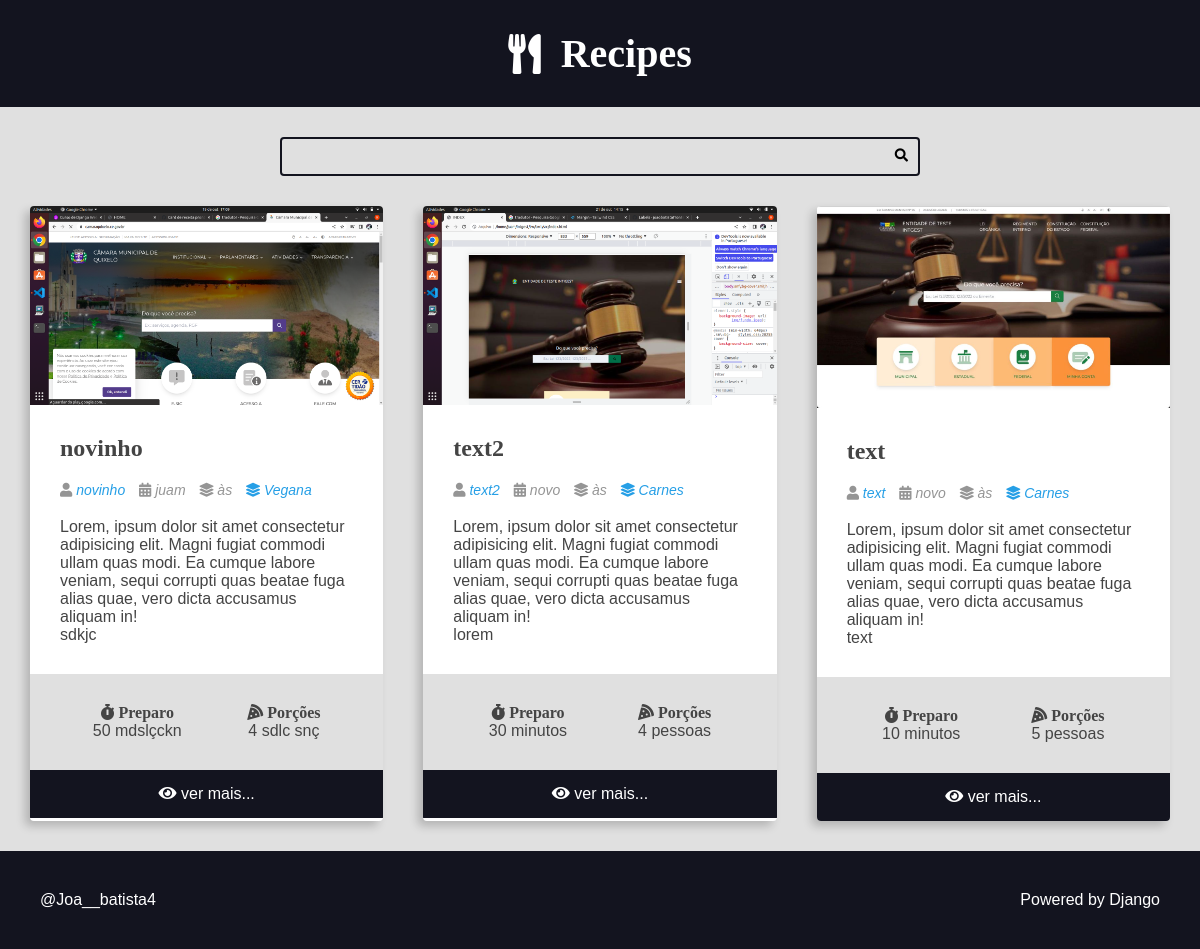
The page / on the database its author committed.
### recipes/models.py (models this page shows, shortened)
class Recipe(models.Model):
    title = models.CharField(max_length=65)
    description = models.CharField(max_length=165)
    slug = models.SlugField()
    preparation_time = models.IntegerField()
    preparation_time_unit = models.CharField(max_length=65)
    servings = models.IntegerField()
    servings_unit = models.CharField(max_length=65)
    preparation_steps = models.TextField()
    preparation_steps_is_html= models.BooleanField(default=False)
    create_at = models.DateTimeField(auto_now_add=True)
    update_at = models.DateTimeField(auto_now=True)
    is_published = models.BooleanField(default=False)
    cover = models.ImageField(upload_to='recipes/covers/%Y/%m/%d')
    category = models.ForeignKey(Category, on_delete=models.SET_NULL, null=True)
    author = models.ForeignKey( User, on_delete=models.SET_NULL, null=True)

class Category(models.Model):
    name = models.CharField(max_length=65)

### recipes/views.py (the view)
# urls.py: 2. Add a URL to urlpatterns:  path('', views.home, name='home')
def home(request):
    recipes = Recipe.objects.all().order_by('-id')
    return render (request,'recipes/pages/home.html', context={
            'recipes': recipes
    })

### recipes/templates/recipes/pages/home.html (shortened to what this page needs)
{% extends 'global/base.html' %}
{% block content %}
<div class="main-content main-content-list  container">
    {% for recipe in recipes %}
        {% include 'recipes/partials/recipe.html' %}
    {% endfor %}
</div>
{% endblock content %}

### base_templates/global/base.html (shortened to what this page needs)
{% include 'recipes/partials/head.html' %}
<!DOCTYPE html>
<html lang="pt-br">
<head>
</head>
<body>
    {% include 'recipes/partials/header.html' %}
    {% include 'recipes/partials/search.html'  %}
    <main class="main-content-container">
        {% block content %}
        {% endblock content %}
    </main>
   {% include 'recipes/partials/footer.html' %}
</body>
</body>
</html>

### recipes/templates/recipes/partials/head.html (shortened to what this page needs)
{% load static %}
    <link rel="stylesheet" href="https://cdnjs.cloudflare.com/ajax/libs/font-awesome/5.15.4/css/fontawesome.min.css"
 />
    <link rel="stylesheet" href="https://cdnjs.cloudflare.com/ajax/libs/font-awesome/5.15.4/css/brands.min.css"
 />
    <link rel="stylesheet" href="https://cdnjs.cloudflare.com/ajax/libs/font-awesome/5.15.4/css/solid.min.css"
 />
    <link rel="stylesheet" href="{% static 'recipes/css/styles.css' %}">

### recipes/templates/recipes/partials/header.html
<header class="main-header-container">
    <div class="main-header container">
        <h1>
            <a class="main-logo" href="{% url 'home' %}">
                <i class="fas fa-utensils main-logo-icon"></i>
                <span class="main-logo-text">Recipes</span>
            </a>
        </h1>
    </div>
</header>

### recipes/templates/recipes/partials/search.html
<div class="search-container">
    <div class="container">
        {% if is_detail_page is not True %}
            <form action="" class="search-form">
                <input type="search" class="search-input" name="search">
                <button type="submit" class="search-button"><i class="fas fa-search"></i></button>
            </form>
        {% endif %}
    </div>
</div>

### recipes/templates/recipes/partials/recipe.html (shortened to what this page needs)
<div class="recipe recipe-list-item">
    <div class="recipe-cover">
        <a href="{% url 'recipe' recipe.id %}">
            <img src="{{ recipe.cover.url }}" alt="Temporário">
        </a>
    </div>
    <div class="recipe-title-container">
        <h2 class="recipe-title">{{ recipe.title }}</h2>
    </div>
    <div class="recipe-author">
        <span class="recipe-author-item">
            <i class="fas fa-user"></i>
            <a href="{% url 'recipe' recipe.id  %}">
                {{recipe.title}}
            </a>
        </span>
        <span class="recipe-author-item">
            <i class="fas fa-calendar-alt"></i>
            {% if recipe.author.first_name%}
                {{ recipe.author.first_name  }} {{ recipe.author.last_name }}
            {% else%}
                {{ recipe.author.username }}
            {% endif %}
        </span>
        <span class="recipe-author-item">
                <i class="fas fa-layer-group"></i>
            <span>{{ recipe.created_at|date:"d/m/Y" }} às {{ recipe.created_at|date:"H:i" }}</span>
        </span>
        <span class="recipe-author-item">
            <a href="/recipes/category/cafe-da-manha/">
            <a href="{% url 'category' recipe.category.id %}">
                <i class="fas fa-layer-group"></i>
                <span>{{ recipe.category.name }}</span>
            </a>
        </span>
    </div>
    <div class="recipe-content">
        <p>Lorem, ipsum dolor sit amet consectetur adipisicing elit. Magni fugiat commodi ullam quas modi.
            Ea cumque labore veniam, sequi corrupti quas beatae fuga alias quae, vero dicta accusamus
            aliquam in!</p>
        <p>{{ recipe.description }}</p>
    </div>
    <div class="recipe-meta-container">
        <div class="recipe-meta recipe-preparation">
            <h3 class="recipe-meta-title"><i class="fas fa-stopwatch"></i> Preparo</h3>
            <div class="recipe-meta-text">
                {{ recipe.preparation_time }} {{ recipe.preparation_time_unit }}
            </div>
        </div>
        <div class="recipe-meta recipe-servings">
            <h3 class="recipe-meta-title"><i class="fas fa-pizza-slice"></i> Porções</h3>
            <div class="recipe-meta-text">
                {{ recipe.servings }} {{ recipe.servings_unit }}
            </div>
        </div>
    </div>
    {% if is_detail_page is not True %}
        <footer class="recipe-footer">
            <a class="recipe-read-more button button-dark button-full-width" href="{% url 'recipe' recipe.id   %}">
                <i class="fas fa-eye"></i>
                <span>ver mais...</span>
            </a>
        </footer>
    {% endif %}
</div>

### recipes/templates/recipes/partials/footer.html
<footer class="main-footer">
    <div class="developer">
      <a href="https://www.otaviomiranda.com.br/" target="_blank" rel="noreferrer noopener">@Joa__batista4</a>
    </div>
    <div class="powered">
      <a href="https://www.djangoproject.com/" target="_blank" rel="noreferrer noopener">Powered by Django</a>
    </div>
</footer>

### recipes/static/recipes/css/styles.css (style rules this page uses)
:root { --color-primary: #269fe6; --color-primary-hover: #2086c2; --color-primary-dark: #13141f; --color-primary-dark-hover: #212336; --color-primary-light: #d4ecfa; --color-primary-light-hover: #bdd8e7; --color-white: #fff; --color-black: #000; --color-dark-text: #444; --color-info-light: #cce5ff; --color-debug-light: #cce5ff; --color-success-light: #d4edda; --color-alert-light: #fff3cd; --color-warning-light: #fff3cd; --color-error-light: #f8d7da; --color-info-dark: #4d86c4; --color-debug-dark: #4d86c4; --color-success-dark: #4a9c5d; --color-alert-dark: #927f40; --color-warning-dark: #927f40; --color-error-dark: #da525d; --color-gray-0: #f9f9f9; --color-gray-1: #e0e0e0; --color-gray-2: #c7c7c7; --color-gray-3: #aeaeae; --color-gray-4: #959595; --color-gray-5: #7d7d7d; --color-gray-6: #646464; --color-gray-7: #4b4b4b; --color-gray-8: #323232; --color-gray-9: #191919; --font-primary: sans-serif; --font-headings: 'Roboto Slab', serif; --spacing-gutter-medium: 3rem; --spacing-gutter-large: 4rem; }
* { padding: 0; margin: 0; box-sizing: border-box; }
html { font-size: 62.5%; }
body { font-size: 1.6rem; font-family: var(--font-primary); background: var(--color-gray-1); color: var(--color-dark-text); }
h1, h2, h3, h4, h5, h6 { font-family: var(--font-headings); }
.container { max-width: 144rem; margin: 0 auto; padding: var(--spacing-gutter-medium); }
.main-header-container { background: var(--color-primary-dark); }
.main-logo { font-size: 4rem; color: var(--color-white); text-decoration: none; display: flex; flex-flow: row nowrap; align-items: center; justify-content: center; width: fit-content; margin: 0 auto; }
.main-logo-icon { margin-right: 2rem; }
.search-form { border: .2rem solid var(--color-primary-dark); max-width: 64rem; margin: 0 auto; border-radius: .4rem; position: relative; transition: all 300ms ease-in-out; }
.search-input, .search-button { border: none; background: none; outline: none; padding: 1rem; transition: all 300ms ease-in-out; }
.search-input { width: 100%; padding-right: 3rem; }
.search-button { position: absolute; top: 0; right: 0; }
.main-content { padding-top: 0; }
.main-content-list { display: grid; grid-template-columns: repeat(auto-fit, minmax(340px, 1fr)); gap: var(--spacing-gutter-large); }
.recipe { background: var(--color-white); box-shadow: -5px 5px 10px rgba(0, 0, 0, .2); transform: scale(1); transition: all 300ms ease-in-out; border-radius: .4rem; overflow: hidden; }
.recipe img { max-width: 100%; }
.recipe-list-item { max-width: 64rem; }
.recipe-title-container { padding: var(--spacing-gutter-medium); padding-bottom: 2rem; }
.recipe-author { padding: 0 var(--spacing-gutter-medium); }
.recipe-content { padding: var(--spacing-gutter-medium); padding-top: 2rem; }
.recipe-author-item { color: var(--color-gray-4); margin-right: 1rem; font-style: italic; font-size: 1.4rem; }
.recipe-author a { color: var(--color-primary); transition: all 300ms ease-in-out; text-decoration: none; }
.recipe-meta-container { display: flex; flex-flow: row wrap; padding: var(--spacing-gutter-medium); background: var(--color-gray-1); }
.recipe-meta { display: flex; flex-flow: column nowrap; flex-shrink: 1; flex-grow: 1; text-align: center; }
.recipe-meta-title { font-size: 1.6rem; }
.recipe-footer a { background: var(--color-primary-dark); display: block; color: var(--color-white); text-decoration: none; text-align: center; padding: 1.5rem var(--spacing-gutter-medium); transition: all 300ms ease-in-out; }
.main-footer { display: flex; align-items: center; justify-content: space-between; background: var(--color-primary-dark); color: var(--color-white); padding: var(--spacing-gutter-large); }
.main-footer a { color: var(--color-white); text-decoration: none; transition: all 300ms ease-in-out; }

### rows shown on the page
Recipe: cover (picture), title "novinho", author.username "juam", category.name "Vegana", description "sdkjc", preparation_time "50", preparation_time_unit "mdslçckn", servings "4", servings_unit "sdlc snç"
Recipe: cover (picture), title "text2", author.username "novo", category.name "Carnes", description "lorem", preparation_time "30", preparation_time_unit "minutos", servings "4", servings_unit "pessoas"
Recipe: cover (picture), title "text", author.username "novo", category.name "Carnes", description "text", preparation_time "10", preparation_time_unit "minutos", servings "5", servings_unit "pessoas"
